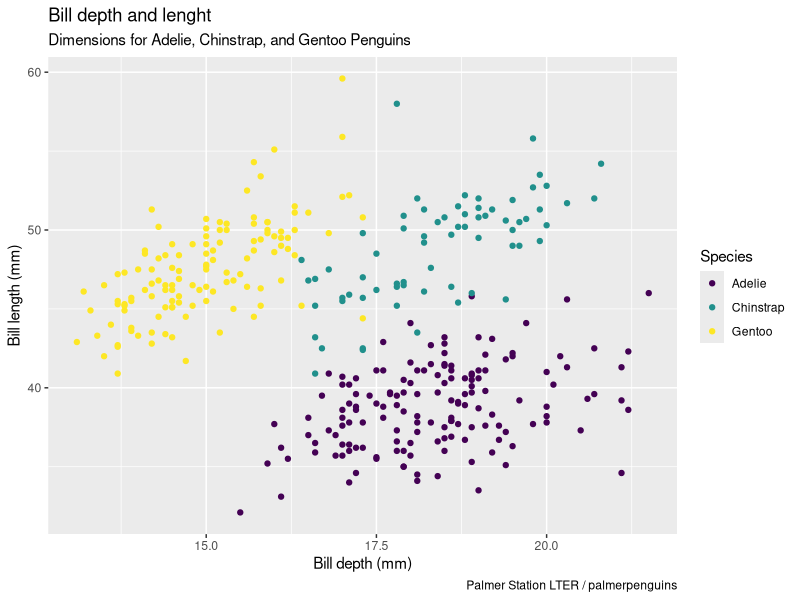
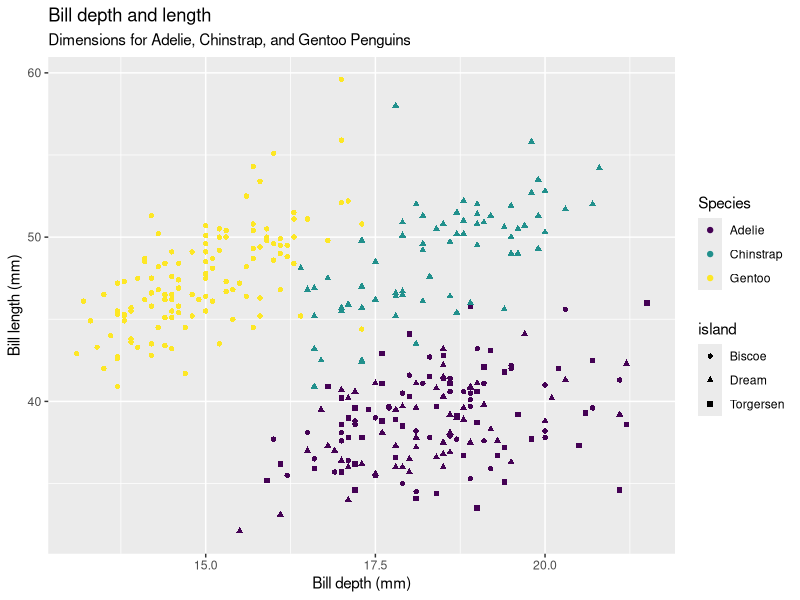
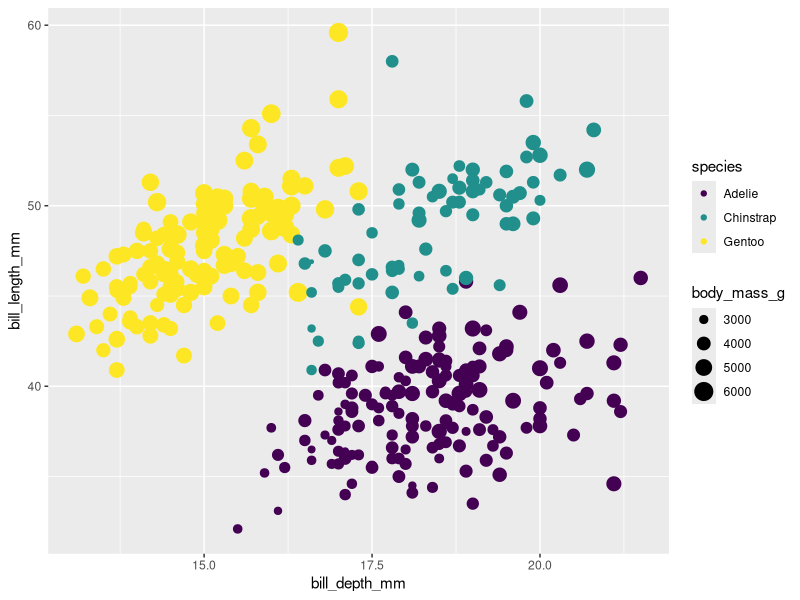
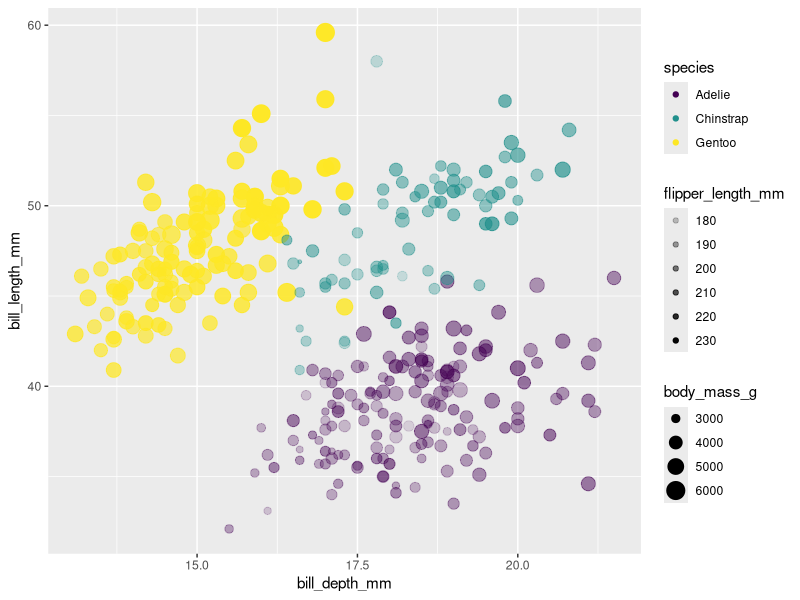
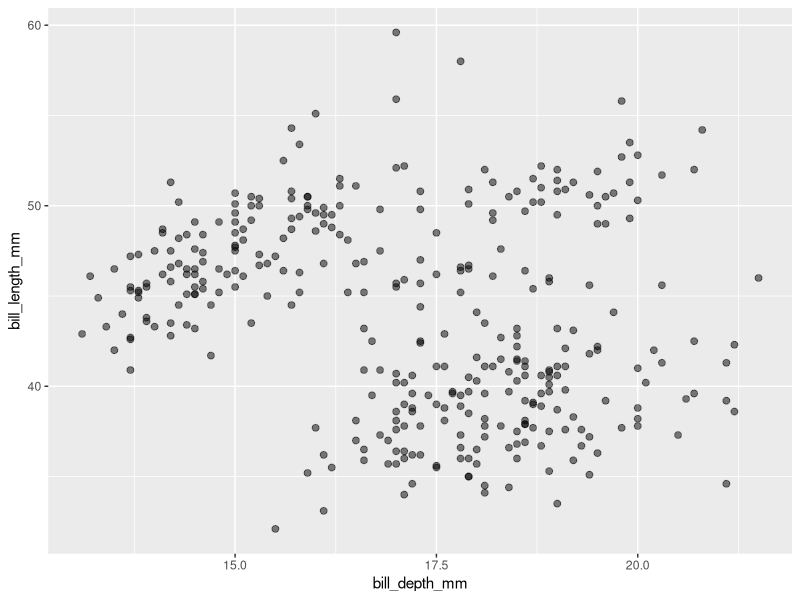
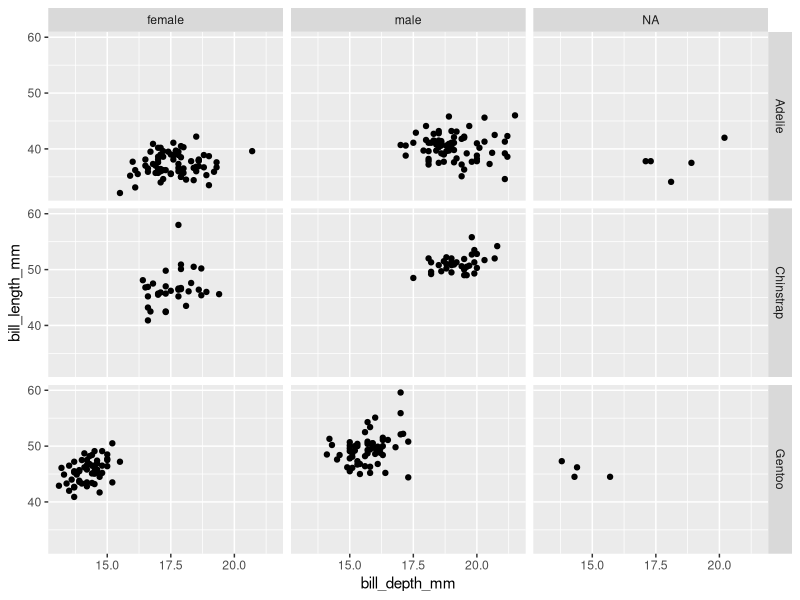
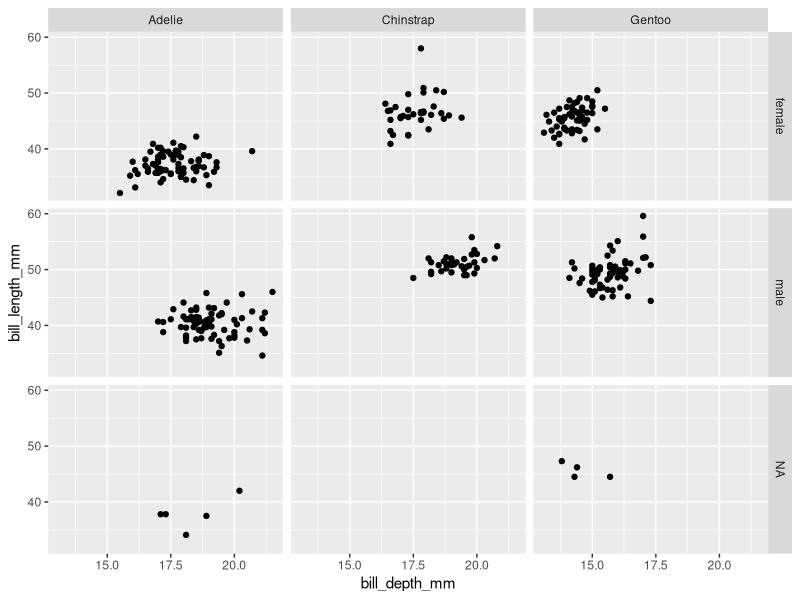
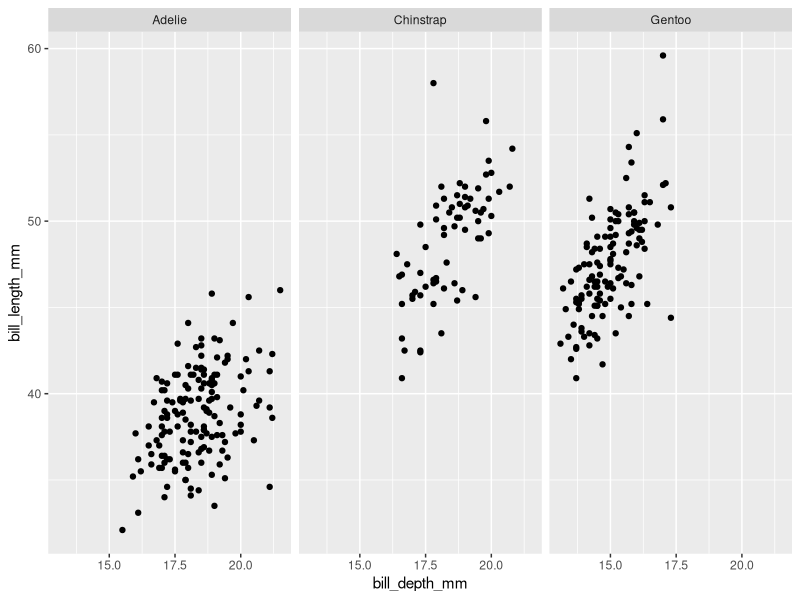

Generate these figures, in order, with R:
### GGplot Script
### Created by: _Cindy Fajardo_
### Created on 2023-02-07
#################################
library(tidyverse) #always do this
library(here) #did not need to do this but did it anyways
library(palmerpenguins) #calling palmer penguins
glimpse(penguins) #a quick view of palmer penguins

ggplot(data=penguins, #start with dataframe
       mapping = aes(x = bill_depth_mm, #map bill depth to X AXIS
                     y = bill_length_mm, #add bill lenght to Y AXIS
                     color = species)) + #add map species to the color of each point
       geom_point() + #Represent each observation with a point.
        labs(title = "Bill depth and lenght", #Add title to plot 
        subtitle = "Dimensions for Adelie, Chinstrap, and Gentoo Penguins", #Add subtitle 
        x = "Bill depth (mm)", y = "Bill length (mm)", #Add labels to x and y axis  
        color = "Species", #label legend "Species"
        caption = "Palmer Station LTER / palmerpenguins") + #add caption
  scale_color_viridis_d() #add discrete color scale

#####
##Shape##
ggplot(data=penguins, 
       mapping = aes(x = bill_depth_mm,
                     y = bill_length_mm,
                     color = species,
                     shape = island #mapped to a different variable than color
       )) +
  geom_point()+
  labs(title = "Bill depth and length",
       subtitle = "Dimensions for Adelie, Chinstrap, and Gentoo Penguins",
       x = "Bill depth (mm)", y = "Bill length (mm)",
       color = "Species") +
  scale_color_viridis_d()

ggplot(data=penguins, 
       mapping = aes(x = bill_depth_mm,
                     y = bill_length_mm,
                     color = species, 
                     size = body_mass_g #size of dots are corresponding to values of body mass, chonky ones are big circles
       )) +
  geom_point()+
  scale_color_viridis_d()

ggplot(data=penguins, 
       mapping = aes(x = bill_depth_mm,
                     y = bill_length_mm,
                     color = species,
                     size = body_mass_g,
                     alpha = flipper_length_mm #transparency
       )) +
  geom_point()+
  scale_color_viridis_d()


#####
#Setting

ggplot(data=penguins, 
       mapping = aes(x = bill_depth_mm,
                     y = bill_length_mm)) +
  geom_point(size = 2, alpha = 0.5) 

#######
#Facets

ggplot(penguins, 
       aes(x = bill_depth_mm,
           y = bill_length_mm))+
  geom_point()+
  facet_grid(species~sex) #facet_grid(rows,columns) will always give you a square

ggplot(penguins, 
       aes(x = bill_depth_mm,
           y = bill_length_mm))+
  geom_point()+
  facet_grid(sex~species) #can change rows and colums

ggplot(penguins, aes(x = bill_depth_mm, y = bill_length_mm)) + 
  geom_point() +
  facet_wrap(~ species) #~ species because we want only species as columns

ggplot(penguins, aes(x = bill_depth_mm, y = bill_length_mm)) + 
  geom_point() +
  facet_wrap(~ species, ncol=2) # make it two columns

ggplot(data=penguins, 
       mapping = aes(x = bill_depth_mm,
                     y = bill_length_mm,
                     color = species, #adds color to facet grid
       )) +
  geom_point()+
  scale_color_viridis_d()+
  facet_grid(species~sex) 

ggplot(data=penguins, 
       mapping = aes(x = bill_depth_mm,
                     y = bill_length_mm,
                     color = species,
       )) +
  geom_point()+
  scale_color_viridis_d()+
  facet_grid(species~sex)+
  guides(color = FALSE) #deletes the legends
